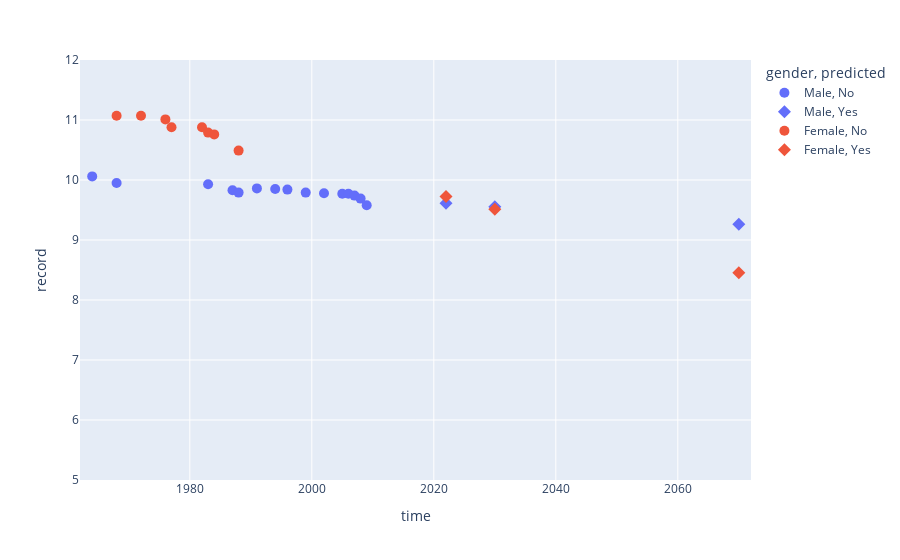

The notebook cell saved with this chart:
### Code cell
fig = px.scatter(data, x="time", y="record", color="gender",symbol='predicted')
fig.update_traces(marker_size=10)
fig.update_xaxes(range=[min(data['time'])-2,max((2030+2),max(data['time'])+2)])
fig.update_yaxes(range=[5,12])
fig.show()

### Figure 1 — Plotly figure (JSON) as saved in the notebook; plotly's stock layout.template omitted (floating-point values rounded to 4 significant figures)
{"data": [{"hovertemplate": "gender=Male<br>predicted=No<br>time=%{x}<br>record=%{y}<extra></extra>", "legendgroup": "Male, No", "marker": {"color": "#636efa", "size": 10, "symbol": "circle"}, "mode": "markers", "name": "Male, No", "orientation": "v", "showlegend": true, "type": "scatter", "x": [1964, 1968, 1983, 1987, 1988, 1991, 1994, 1996, 1999, 2002, 2005, 2006, 2007, 2008, 2009], "xaxis": "x", "y": [10.06, 9.95, 9.93, 9.83, 9.79, 9.86, 9.85, 9.84, 9.79, 9.78, 9.77, 9.77, 9.74, 9.69, 9.58], "yaxis": "y"}, {"hovertemplate": "gender=Male<br>predicted=Yes<br>time=%{x}<br>record=%{y}<extra></extra>", "legendgroup": "Male, Yes", "marker": {"color": "#636efa", "size": 10, "symbol": "diamond"}, "mode": "markers", "name": "Male, Yes", "orientation": "v", "showlegend": true, "type": "scatter", "x": [2022, 2030, 2070], "xaxis": "x", "y": [9.611, 9.553, 9.263], "yaxis": "y"}, {"hovertemplate": "gender=Female<br>predicted=No<br>time=%{x}<br>record=%{y}<extra></extra>", "legendgroup": "Female, No", "marker": {"color": "#EF553B", "size": 10, "symbol": "circle"}, "mode": "markers", "name": "Female, No", "orientation": "v", "showlegend": true, "type": "scatter", "x": [1968, 1972, 1976, 1977, 1982, 1983, 1984, 1988], "xaxis": "x", "y": [11.07, 11.07, 11.01, 10.88, 10.88, 10.79, 10.76, 10.49], "yaxis": "y"}, {"hovertemplate": "gender=Female<br>predicted=Yes<br>time=%{x}<br>record=%{y}<extra></extra>", "legendgroup": "Female, Yes", "marker": {"color": "#EF553B", "size": 10, "symbol": "diamond"}, "mode": "markers", "name": "Female, Yes", "orientation": "v", "showlegend": true, "type": "scatter", "x": [2022, 2030, 2070], "xaxis": "x", "y": [9.723, 9.511, 8.452], "yaxis": "y"}], "layout": {"legend": {"title": {"text": "gender, predicted"}, "tracegroupgap": 0}, "margin": {"t": 60}, "xaxis": {"anchor": "y", "domain": [0, 1], "range": [1962, 2072], "title": {"text": "time"}}, "yaxis": {"anchor": "x", "domain": [0, 1], "range": [5, 12], "title": {"text": "record"}}}}
